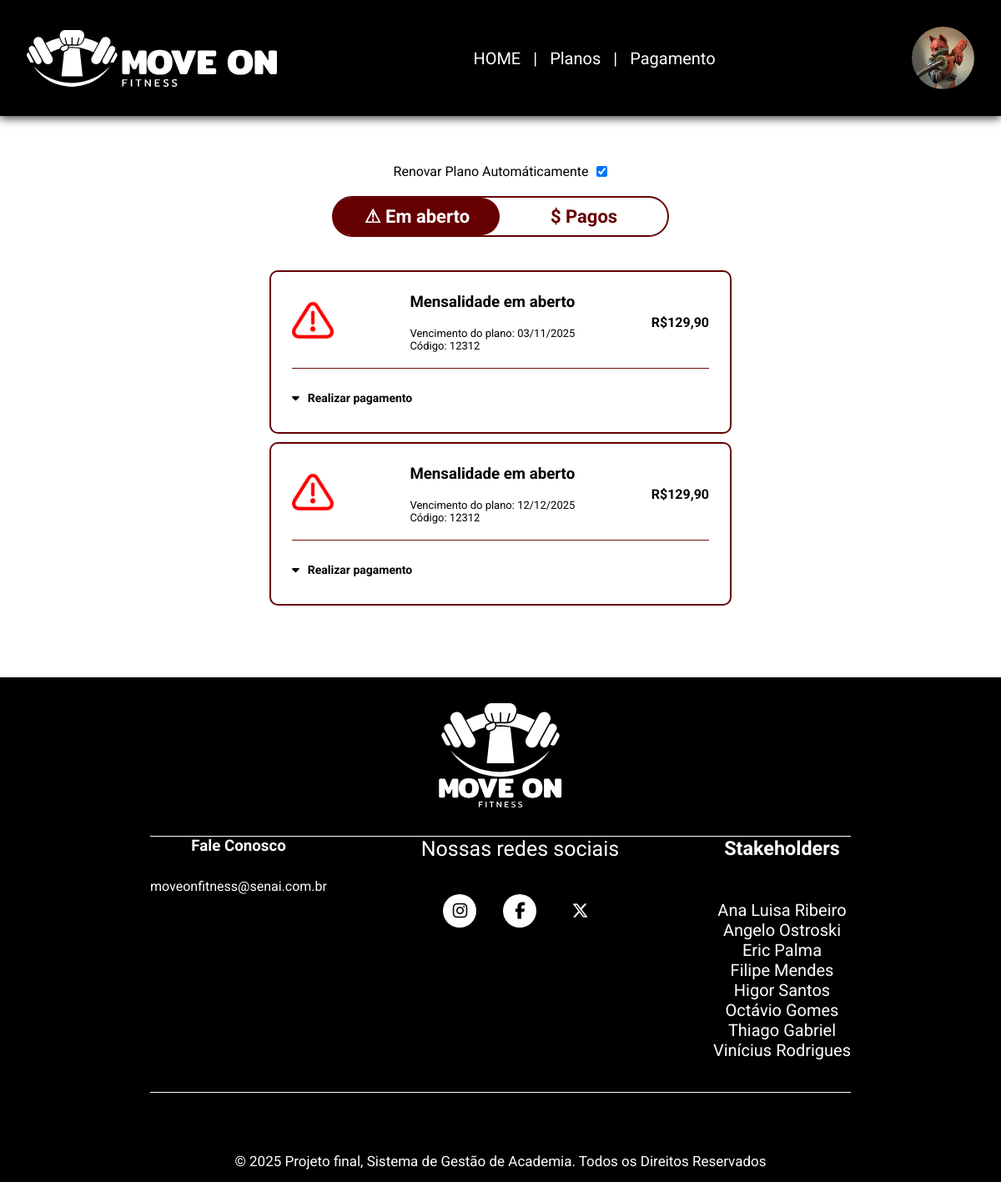
/View/Pagamento.php (signed in), run on an earlier commit of the app's database.
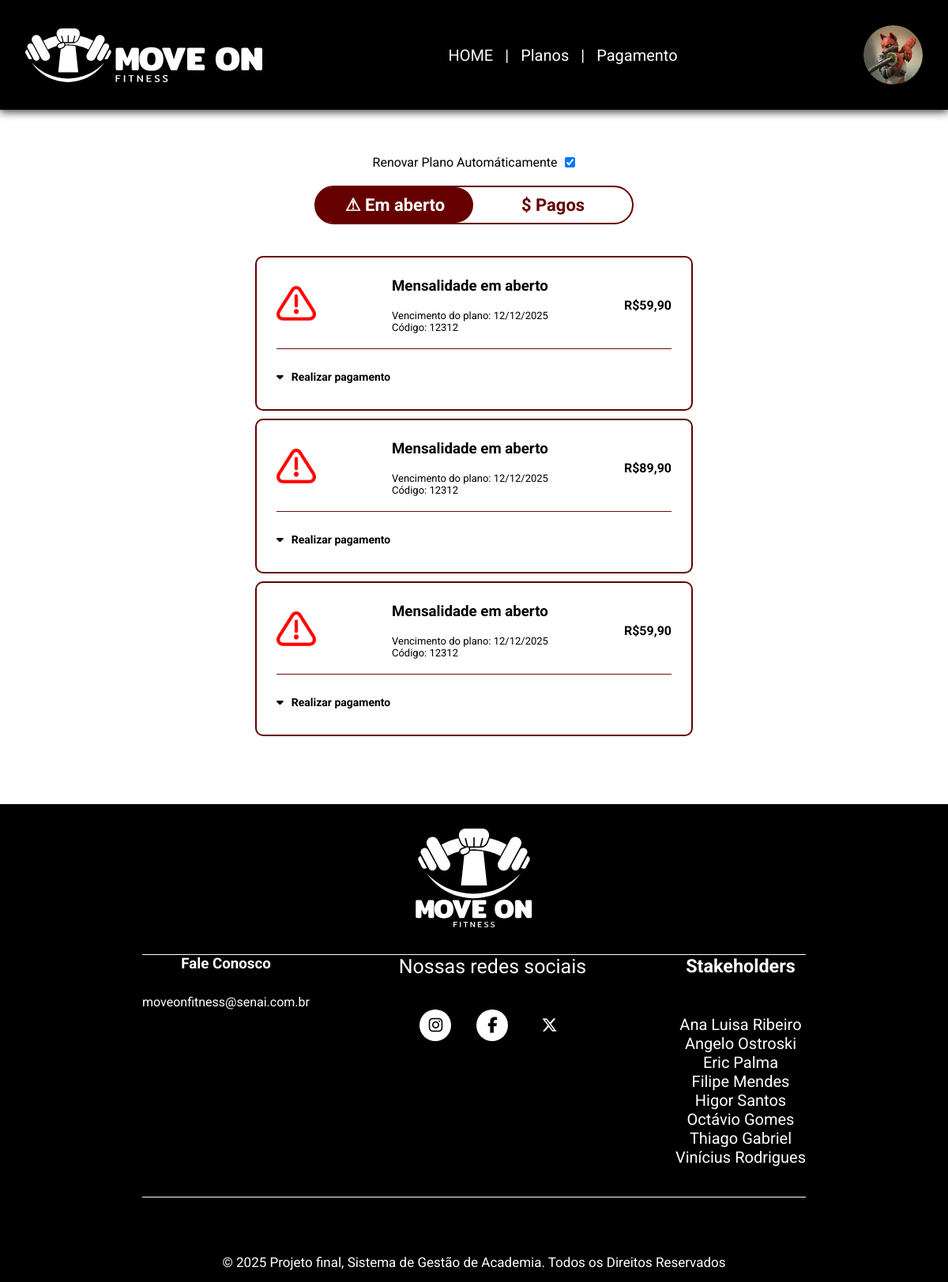
And on a later commit of the database.
### tables this page shows
CREATE TABLE `users` (
  `id` int(11) NOT NULL,
  `nome_completo` varchar(255) NOT NULL,
  `email` varchar(100) NOT NULL,
  `celular` varchar(20) DEFAULT NULL,
  `CPF` varchar(11) DEFAULT NULL,
  `password` varchar(255) NOT NULL,
  `created_at` timestamp NOT NULL DEFAULT current_timestamp(),
  `google` enum('Sim','Não') NOT NULL DEFAULT 'Não',
  `tipo_de_user` enum('trainer','cliente','admin') DEFAULT 'cliente',
  `nome_arquivo_fotoperfil` varchar(255) DEFAULT NULL,
  `body_fat` decimal(4,2) DEFAULT NULL COMMENT 'apenas clientes',
  `peso` decimal(5,2) DEFAULT NULL COMMENT 'apenas clientes',
  `ficha_id` int(11) DEFAULT NULL COMMENT 'apenas clientes',
  `anotacoes_trainer` text DEFAULT NULL COMMENT 'apenas clientes',
  `info_treinamento` text DEFAULT NULL COMMENT 'apenas clientes',
  `rotina_treinamento` text NOT NULL COMMENT 'apenas clientes',
  `trainer_id` int(11) DEFAULT NULL COMMENT 'apenas clientes',
  `mensalidade_id` int(11) DEFAULT NULL COMMENT 'apenas clientes',
  `plano_id` int(11) DEFAULT NULL COMMENT 'apenas clientes',
  `renovar_plano` enum('Sim','Não') NOT NULL DEFAULT 'Sim' COMMENT 'Apenas Clientes',
  `salario` decimal(8,2) DEFAULT NULL COMMENT 'apenas trainers',
  `endereco` varchar(255) DEFAULT NULL COMMENT 'apenas trainers',
  `CREF` int(11) DEFAULT NULL COMMENT 'apenas trainers'
);

CREATE TABLE `mensalidades` (
  `id` int(11) NOT NULL,
  `user_id` int(11) NOT NULL,
  `data_vencimento` date NOT NULL,
  `valor_cobrado` decimal(10,2) NOT NULL,
  `status_pagamento` enum('Pendente','Pago','Atrasado') NOT NULL DEFAULT 'Pendente',
  `data_pagamento` date DEFAULT NULL
);

### Controller/UserController.php (called while the page is built, shortened)
<?php
require_once __DIR__.'/../Model/UserModel.php';
class UserController {
    private $UserModel;
    function __construct($pdo) {
        $this->UserModel = new UserModel($pdo);
    }
    public function findById($id) {
        return $this->UserModel->findById($id);
    }
    public function getFotoPerfil($nome_arquivo_fotoperfil, $DIR_view){
        return $nome_arquivo_fotoperfil;
    }
}

### Model/UserModel.php (called while the page is built, shortened)
<?php
class UserModel
{
    private $pdo;
    function __construct($pdo)
    {
        $this->pdo = $pdo;
    }
    public function findById($id)
    {
        $sql = "SELECT * FROM users WHERE id = ?";
        $stmt = $this->pdo->prepare($sql);
        $stmt->execute([$id]);
        $result = $stmt->fetch(PDO::FETCH_ASSOC);
        return $result;
    }
}

### View/Pagamento.php (the view, shortened to what this page needs)
<!DOCTYPE html>
<html lang="pt-br">
<?php
  include_once '../Controller/UserController.php';
  include_once '../Controller/MensalidadeController.php';
  include_once '../Config.php';
  if(isset($_SESSION['user_id']) && $_SESSION['user_id']){
    $Controller = new UserController($pdo);
    $user = $Controller->findById($_SESSION["user_id"]);
    $nome_arquivo_fotoperfil = $Controller->getFotoPerfil($user['nome_arquivo_fotoperfil'], __DIR__);
    if($user['plano_id'] == null){
    }else{
        $stmt = $pdo->query("SELECT * FROM mensalidades WHERE user_id = $user[id]");
        $mensalidades = $stmt->fetchAll(PDO::FETCH_ASSOC);
    }
}
  ?>
<head>
    <link rel="stylesheet" href="css/style.css">
    <link rel="stylesheet" href="css/basics.css">
    <link rel="stylesheet" type="text/css" href="font-awesome/css/all.min.css" />
    <link rel="stylesheet" href="https://cdnjs.cloudflare.com/ajax/libs/font-awesome/6.7.2/css/all.min.css" />
</head>
<body>
    <?php include __DIR__ . "/header.php"; ?> <br><br><br>
    <form action="" method="POST" class="flex-row gap10 margin-center">
        <p>Renovar Plano Automáticamente</p>
        <?php if($user['renovar_plano'] == "Sim"):?>
            <input type="checkbox" name="renovar_plano" checked onchange="pay('Não','renovar_plano')">
        <?php else:?>
            <input type="checkbox" name="renovar_plano" onchange="pay('Sim','renovar_plano')">
        <?php endif;?>
    </form>
    <div class="togcontaig">
        <div class="toggle-container" id="toggle">
            <div class="slider" id="slider"></div>
            <div class="option active" id="open">
                <p class="texttg">⚠ Em aberto</p>
            </div>
            <div class="option" id="paid">
                <p class="texttg">$ Pagos</p>
            </div>
        </div>
    </div>
    <div class="contaiconten">
        <div id="open-content" class="content active-content">
            <?php
            $naopagos = 0;
            foreach($mensalidades as $mensalidade):?>
            <?php if($mensalidade['status_pagamento'] != 'Pago'): $naopagos++;?>
                <div class="content-thing" id="closedopen<?=$mensalidade['id']?>">
                    <div class="flexcon">
                        <div class="image">
                            <img src="IMG/warning.png" alt="" class="imagecnfg">
                        </div>
                        <div class="infor">
                            <h3>Mensalidade em aberto</h3><br>
                            <p>Vencimento do plano: <?php $date = new DateTime($mensalidade['data_vencimento']); echo $date->format('d/m/Y');?></p>
                            <p>Código: 12312</p>
                        </div>
                        <div class="prec">
                            <p>R$<?=number_format($mensalidade['valor_cobrado'], 2, ',', '.')?></p>
                        </div>
                    </div><br>
                    <hr class="line"><br>
                    <button class="dropbtn" onclick="toggleDetails('open<?=$mensalidade['id']?>')">
                        <i class="fa-solid fa-caret-down"></i>
                        <p>Realizar pagamento</p>
                    </button>
                </div>
            <?php endif;?>
            <?php endforeach;?>
        </div>
    </div>
    <br><br><br><br>
    <?php include __DIR__ . "/footer.php"; ?>
</body>
</html>

### View/header.php (shortened to what this page needs)
<header>
        <nav class="nav-bar">
            <a class="logo" href="landing.php">
            </a>
            <div class="nav-list">
                <ul>
                    <li class="nav-item"> <a href="landing.php" class="nav-link">HOME</a></li>
                    <li>
                        <p>|</p>
                    </li>
                    <li class="nav-item"> <a href="plans.php" class="nav-link">Planos</a></li>
                    <li>
                        <p>|</p>
                    </li>
                    <li class="nav-item"> <a href="Pagamento.php" class="nav-link">Pagamento</a></li>
                </ul>
            </div>
            <div class="pfp-hamb">
                <?php if(!isset($_SESSION['user_id'])):?>
                    <div class="landing-button">
                        <button class="login-button"><a href="LoginAccount.php"> Log in</a></button>
                        <button class="sign-button"><a href="CreateAccount.php"> Sign up</a></button>
                    </div>
                <?php else:?>
                    <?php if(isset($nome_arquivo_fotoperfil)):?>
                        <a class="pfp mini" href="UserView.php">
                            <img src="IMG/pfps/<?=$nome_arquivo_fotoperfil?>">
                        </a>
                    <?php else:?>
                        <a class="pfp mini" href="UserView.php">
                            <img src="IMG/PFPpadrao.png">
                        </a>
                    <?php endif;?>
                <?php endif;?>
            </div>
        </nav>
    </header>

### View/footer.php
<footer>
    <div class="footer-sect">
        <div class="logofoot">
            <div class="logo square" style="width:150px; height:150px; margin: auto;">
            </div>
        </div>
        <hr>
        <div class="containerinfo">
            <div class="footer-content">
                <div class="footer-cont">
                    <h3>Fale Conosco</h3>
                    <p class="email">moveonfitness@senai.com.br</p>
                </div>
                <div class="footer-contacts">
                    <h3>Nossas redes sociais</h3>
                    <div class="footer-social-media">
                        <a href="" class="footer-link" id="instagram"><i class="fa-brands fa-instagram"></i></a>
                        <a href="" class="footer-link" id="facebook"><i class="fa-brands fa-facebook-f"></i></a>
                        <a href="" class="footer-link" id="twitter"><i class="fa-brands fa-x-twitter"></i></a>
                    </div>
                </div>
                <ul class="footer-list">
                    <div class="seplist">
                        <li>
                            <h3>Stakeholders</h3>
                        </li><br><br>
                        <li>Ana Luisa Ribeiro</li>
                        <li>Angelo Ostroski</li>
                        <li>Eric Palma</li>
                        <li>Filipe Mendes</li>
                        <li>Higor Santos </li>
                        <li>Octávio Gomes</li>
                        <li>Thiago Gabriel</li>
                        <li>Vinícius Rodrigues</li>
                    </div>
                </ul>
            </div>
<br><br>
            <hr>
        </div><br><br><br>
        <div class="footer-copyright">
            <p>&#169 2025 Projeto final, Sistema de Gestão de Academia.
                Todos os Direitos Reservados</p>
        </div>
    </div>
    </footer>

### View/css/style.css (style rules this page uses)
* { padding: 0; margin: 0; font-family: 'Roboto'; }
body { background-color: rgb(255, 255, 255); font-family: 'Roboto'; }
header { background-color: black; box-shadow: 0px 3px 10px #464646; }
.nav-bar { display: flex; justify-content: space-between; padding: 2rem; align-items: center; }
.logo { display: flex; align-items: center; mask-image: url('../IMG/Move-On-Logo-vert.svg'); mask-size: contain; mask-position: center; mask-repeat: no-repeat; height: 75px; max-width: 50vw; aspect-ratio: 4/1; background-color: white; }
.logo.square { mask-image: url('../IMG/Move-On-Logo-square.svg'); aspect-ratio: 1/1; width: 75px; }
.nav-list { display: flex; align-items: center; }
.nav-list ul { display: flex; justify-content: center; list-style: none; }
.nav-item { margin: 0 15px; }
.nav-link { text-decoration: none; font-size: 20px; color: white; }
li p { font-size: 20px; color: white; }
.pfp-hamb { display: flex; gap:1rem; align-items: center; }
.content { text-align: center; }
footer { background-color: #000000; color: #ffffff; }
.logofoot { text-align: center; padding: 20px; }
footer hr { margin: 0 auto; background-color: white; }
.containerinfo { width: 100%; color: #ffffff; }
.footer-sect { width: 70%; margin:auto }
.footer-content { display: flex; gap: 1rem; justify-content: space-between; text-align: center; }
.footer-contacts h3 { margin-bottom: 0.75rem; font-size: 20px; font-size: 20px; }
.footer-contacts h3 { font-size: 25px; font-weight: 400; }
.footer-social-media { display: flex; gap: 2rem; justify-content: center; }
.footer-social-media .footer-link { height: 2.5rem; width: 2.5rem; color: #000000; border-radius: 50%; display: flex; align-items: center; justify-content: center; font-size: 20px; transition: all 0.4s; margin-top: 28px; font-size: 20px; }
.email { margin-top: 28px; }
#instagram { background-color: #ffffff; font-size: 20px; }
#facebook { background-color: #ffffff; font-size: 20px; }
#twitter { background-color: #000000; color: #ffffff; font-size: 20px; }
.footer-link { text-decoration: none; }
.footer-list { display: flex; flex-direction: column; gap: 0.75rem; list-style: none; font-size: 20px; }
.footer-copyright { text-align: center; font-size: 17px; padding: 15px; }
.pfp { width: 200px; max-width: 50vw; aspect-ratio: 1/1; overflow: hidden; display: flex; justify-content: center; border-radius: 100%; }
.mini.pfp { width: 75px; }
.pfp img { width: auto; height: 100%; min-width: 100%; }

### View/css/basics.css (style rules this page uses)
.flex-row { display: flex; gap:inherit; }
.margin-center { margin: 0 auto; width: fit-content; }
.gap10 { gap:10px; }

### View/Pagamento.php (style rules this page uses)
.togcontaig { font-family: Arial, sans-serif; display: flex; flex-direction: column; align-items: center; padding: 20px; }
.toggle-container { display: flex; background: #fff; border: 2px solid #600; border-radius: 50px; width: 400px; position: relative; cursor: pointer; margin-bottom: 20px; }
.option { flex: 1; text-align: center; padding: 10px 0; font-weight: bold; z-index: 2; transition: color 0.3s ease; color: #600; user-select: none; }
.active { color: #fff; }
.slider { position: absolute; top: 0; left: -0.3%; width: 50%; height: 100%; background: #600; border-radius: 50px; transition: left 0.3s ease; z-index: 1; }
.content { display: none; }
.content.active-content { display: block; }
.content-thing { background: #fff; padding: 25px; border-radius: 10px; border: 2px solid #600; margin-bottom: 10px; width: 500px; }
.contaiconten { display: flex; flex-direction: column; align-items: center; }
.imagecnfg { width: 50px; }
.flexcon { display: flex; justify-content: space-between; align-items: center; }
.texttg { font-size: 22px; }
.infor { text-align: left; }
.infor p { font-size: 13px; }
hr { border: none; height: 1px; background-color: #680e0eff; }
.dropbtn { border: none; background-color: white; width: 100%; display: flex; align-items: center; gap: 10px; cursor: pointer; font-size: 14px; font-weight: bold; padding: 8px 0; }
.prec { font-weight: 700; }

What changed in the data, as far as the page shows it:
removed mensalidades: data_vencimento "03/11/2025", valor_cobrado "129,90"
removed mensalidades: data_vencimento "12/12/2025", valor_cobrado "129,90"
added mensalidades: data_vencimento "12/12/2025", valor_cobrado "59,90"
added mensalidades: data_vencimento "12/12/2025", valor_cobrado "89,90"
added mensalidades: data_vencimento "12/12/2025", valor_cobrado "59,90"
